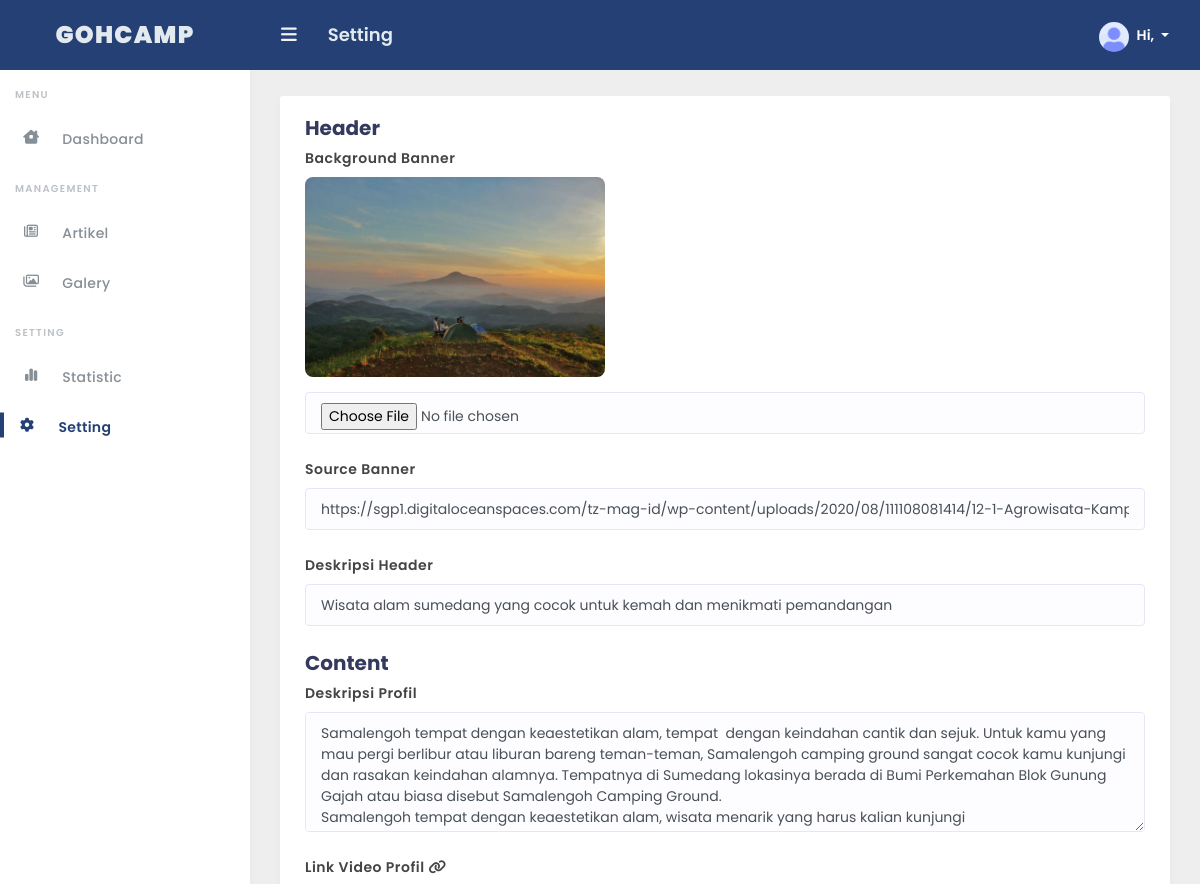
The page /admin/setting.php (upper part) on the database as committed earlier.
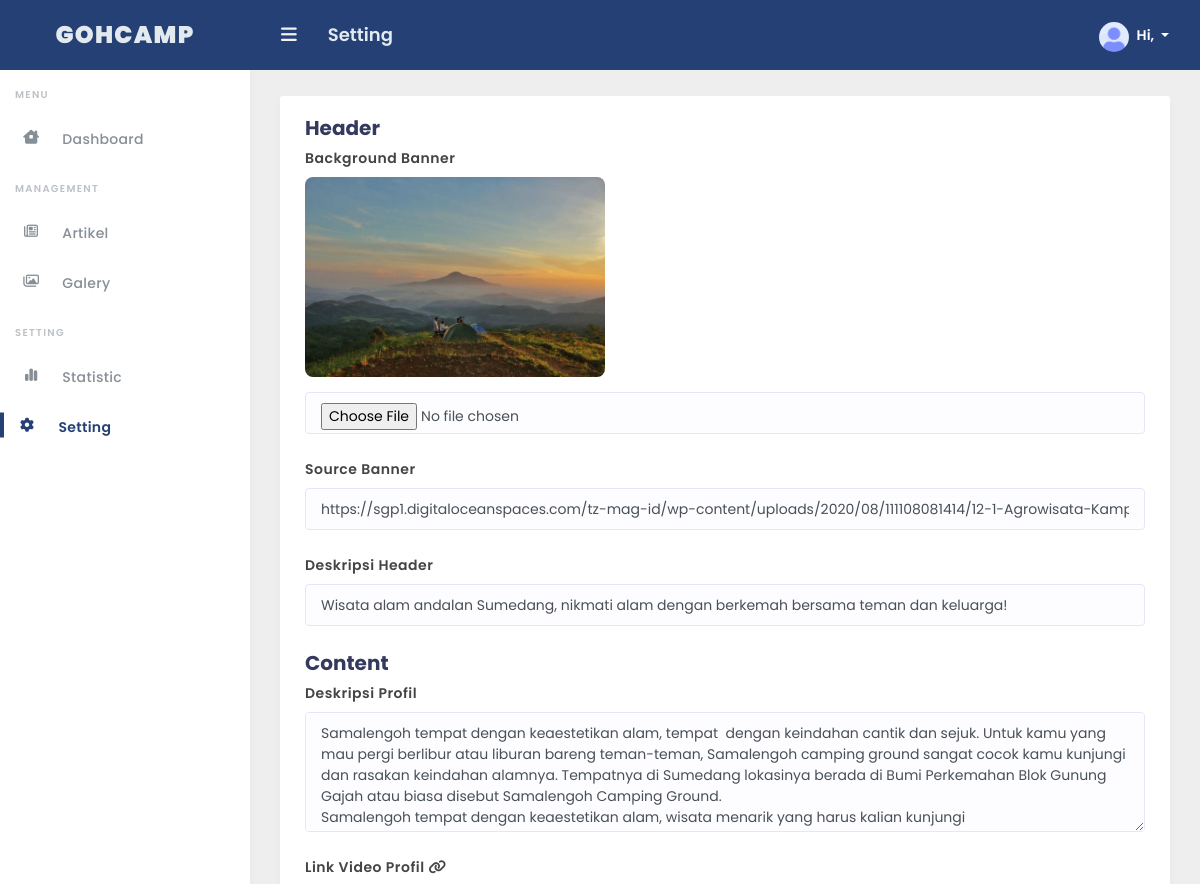
The same page on the database as committed later.
### tables this page shows
CREATE TABLE `setting` (
  `id_setting` int(11) NOT NULL,
  `icon_name` text NOT NULL,
  `bg_banner` text NOT NULL,
  `source_banner` varchar(111) NOT NULL,
  `head_desc` text NOT NULL,
  `profil_desc` varchar(1111) NOT NULL,
  `profil_video` text NOT NULL,
  `gmaps` text NOT NULL,
  `address` text NOT NULL,
  `contact` int(20) NOT NULL,
  `email` text NOT NULL,
  `med_facebook` text NOT NULL,
  `med_instagram` text NOT NULL,
  `med_tiktok` text NOT NULL,
  `med_youtube` text NOT NULL
);

### admin/setting.php (the view, shortened to what this page needs)
<?php
include 'core/conn.php';
$show = mysqli_query($conn, "SELECT * FROM setting WHERE id_setting = 1");
$data = mysqli_fetch_assoc($show);
include 'partials/header.php'; ?>
<div class="main-content">
<div class="row mt-3">
        <div class="col-12 col-md-6 col-lg-12">
            <div class="card">
                <form action="func/settingFunc.php" method="post" enctype="multipart/form-data" class="card-body">
                    <h5>Header</h5>
                    <div class="form-group">
                        <label>Background Banner</label>
                        <div class="banner-img-box">
                            <img src="../assets/img/<?= $data['bg_banner'] ?>" alt="">
                        </div>
                        <input name="gambar" type="file" class="form-control" accept="image/*">
                    </div>
                    <div class="form-group">
                        <label>Source Banner</label>
                        <input name="bannerSource" type="text" class="form-control" value="<?= $data['source_banner'] ?? null ?>">
                    </div>
                    <div class="form-group">
                        <label>Deskripsi Header</label>
                        <input name="headDesc" type="text" class="form-control" value="<?= $data['head_desc'] ?>">
                    </div>
                    <h5>Content</h5>
                    <div class="form-group">
                        <label>Deskripsi Profil</label>
                        <textarea name="profilDesc" class="form-control"><?= $data['profil_desc'] ?></textarea>
                    </div>
                    <div class="form-group">
                        <label>Link Video Profil<i class="fa-solid fa-link ml-1"></i></label>
                    </div>
                </form>
            </div>
        </div>
    </div>
</div>
<?php include 'partials/footer.php'; ?>

Rows that differ between the two databases and show on the page:
changed setting: headDesc "Wisata alam sumedang yang cocok untuk kemah dan menikmati pemandangan" → "Wisata alam andalan Sumedang, nikmati alam dengan berkemah bersama teman dan keluarga!"
